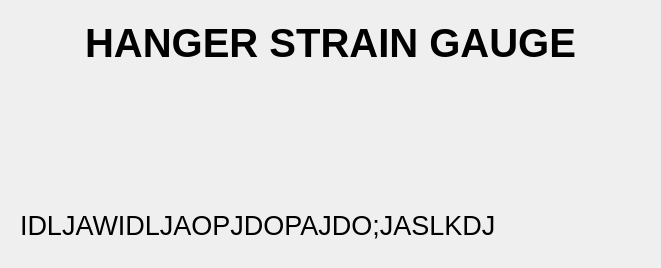
             <widget class="QWidget" name="scrollAreaWidgetContents_11">
              <property name="geometry">
               <rect>
                <x>0</x>
                <y>0</y>
                <width>661</width>
                <height>268</height>
               </rect>
              </property>
              <layout class="QVBoxLayout" name="verticalLayout_50">
               <item>
                <widget class="QFrame" name="Frame_HSG_information">
                 <layout class="QVBoxLayout" name="verticalLayout_HSG_information">
                  <item>
                   <widget class="QLabel" name="label_Judul_HSG_information">
                    <property name="font">
                     <font>
                      <pointsize>30</pointsize>
                      <weight>75</weight>
                      <bold>true</bold>
                     </font>
                    </property>
                    <property name="text">
                     <string>HANGER STRAIN GAUGE</string>
                    </property>
                    <property name="alignment">
                     <set>Qt::AlignCenter</set>
                    </property>
                   </widget>
                  </item>
                  <item>
                   <spacer name="verticalSpacer_1_HSG_information">
                    <property name="orientation">
                     <enum>Qt::Vertical</enum>
                    </property>
                    <property name="sizeType">
                     <enum>QSizePolicy::Minimum</enum>
                    </property>
                    <property name="sizeHint" stdset="0">
                     <size>
                      <width>20</width>
                      <height>40</height>
                     </size>
                    </property>
                   </spacer>
                  </item>
                  <item>
                   <widget class="QLabel" name="label_Pict_1_HSG_information">
                    <property name="enabled">
                     <bool>true</bool>
                    </property>
                    <property name="sizePolicy">
                     <sizepolicy hsizetype="Preferred" vsizetype="Preferred">
                      <horstretch>0</horstretch>
                      <verstretch>0</verstretch>
                     </sizepolicy>
                    </property>
                    <property name="autoFillBackground">
                     <bool>false</bool>
                    </property>
                    <property name="text">
                     <string/>
                    </property>
                    <property name="pixmap">
                     <pixmap resource="Resource_Foto.qrc">:/HSG/gambar/Strain Gauge Hanger.png</pixmap>
                    </property>
                    <property name="alignment">
                     <set>Qt::AlignCenter</set>
                    </property>
                   </widget>
                  </item>
                  <item>
                   <spacer name="verticalSpacer_2_HSG_information">
                    <property name="orientation">
                     <enum>Qt::Vertical</enum>
                    </property>
                    <property name="sizeType">
                     <enum>QSizePolicy::Minimum</enum>
                    </property>
                    <property name="sizeHint" stdset="0">
                     <size>
                      <width>20</width>
                      <height>40</height>
                     </size>
                    </property>
                   </spacer>
                  </item>
                  <item>
                   <widget class="QLabel" name="label_HSG_information">
                    <property name="font">
                     <font>
                      <pointsize>20</pointsize>
                     </font>
                    </property>
                    <property name="text">
                     <string>IDLJAWIDLJAOPJDOPAJDO;JASLKDJ</string>
                    </property>
                   </widget>
                  </item>
                 </layout>
                </widget>
               </item>
              </layout>
             </widget>
